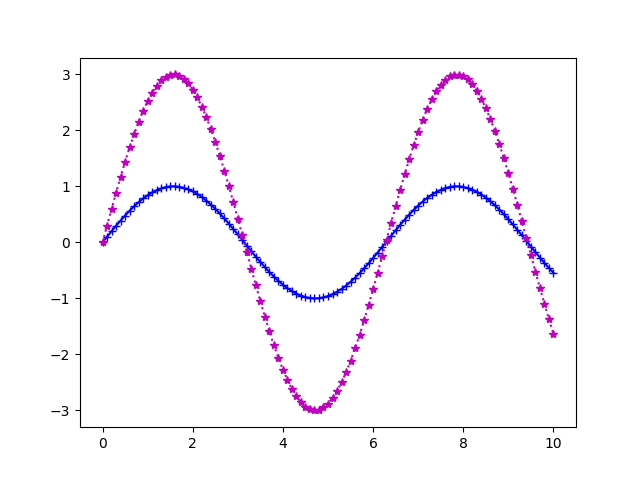

This figure's Python source:
import matplotlib.pyplot as plt
from math import sin

# liste med x-verdier
xs = [n / 10 for n in range(101)]
# 2 ulike lister med y-verdier
ys_1 = [sin(x) for x in xs]
ys_2 = [3 * sin(x) for x in xs]

plt.plot(xs, ys_1, "+-b") # endret farge til blå og ga linja og punkt ein anna form
plt.plot(xs, ys_2, "*:m") # endret farge til magenta og ga linja og punkta ein anna form

# savefig lagrer filene
plt.savefig("uke_12_oppg_1.png") #skifta til png lagring og endra fra test til til uke_12...
# interaktivt vindu
plt.show()
